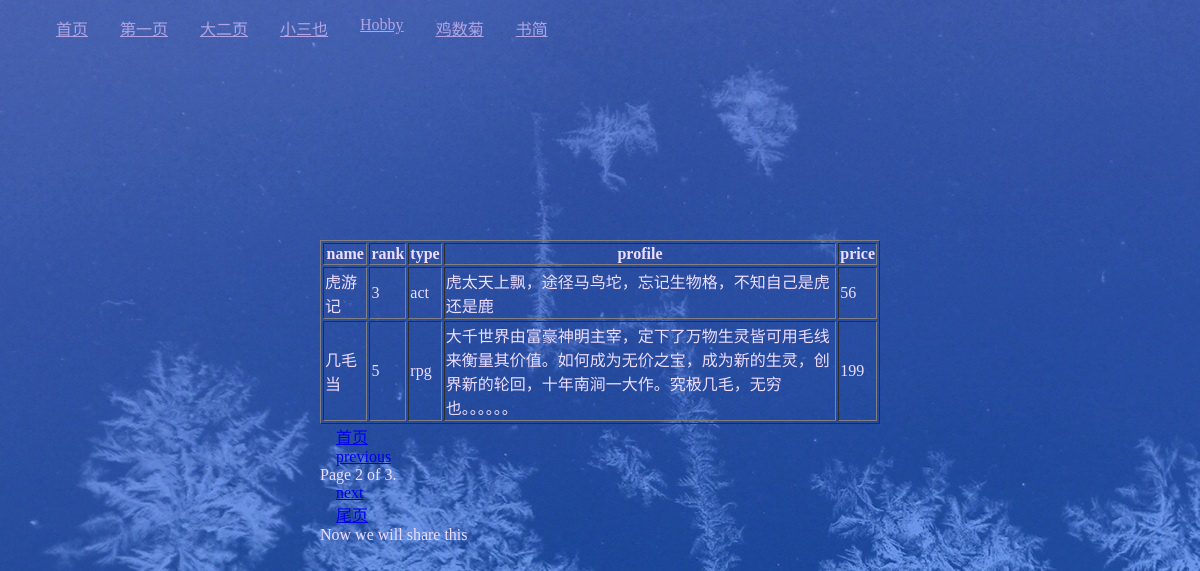
/fth?page=2, run on the app's committed database.
### highone/models.py (models this page shows)
class Hobby(models.Model):
	name = models.CharField(max_length = 50,default='***')	# name
	rank = models.CharField(max_length = 5,default='0')		# ranking
	modn = models.CharField(max_length = 20,default='act')	# type
	prof = models.CharField(max_length = 500,default='Dis')	# profile
	pric = models.CharField(max_length = 10,default='0')	# price

### highone/views.py (the view)
# urls.py: url(r'^fth$',pagepa),
def pagepa(request):
	h = Hobby.objects.all()
	pag = Paginator(h,2)
	page = request.GET.get('page')
	try:
		contains = pag.page(page)
	except PageNotAnInteger:
		contains = pag.page(1)
	except EmptyPage:
		contains = pag.page(pag.num_pages)
	return render_to_response('pagepa.html',{'objects':contains,'contains':contains})

### highone/templates/pagepa.html
{% extends 'base.html' %}
{% block text %}
	<table border="1">
		<thead>
			<tr>
				<th>name</th>
				<th>rank</th>
				<th>type</th>
				<th>profile</th>
				<th>price</th>
			</tr>
		</thead>
		<tbody>
			{% for object in objects %}
				<tr>
					<td>{{object.name}}</td>
					<td>{{object.rank}}</td>
					<td>{{object.modn}}</td>
					<td>{{object.prof}}</td>
					<td>{{object.pric}}</td>
				</tr>
			{% endfor %}
		</tbody>
	</table>
	<div class="pagination">
	    <span class="step-links">
	    	<span class='first'><a href='?page={{contains.paginator.start_index}}'>首页</a></span>
	        {% if contains.has_previous %}
	            <a href="?page={{ contains.previous_page_number }}">previous</a>
	        {% endif %}
	        <span class="current">
	            Page {{ contains.number }} of {{ contains.paginator.num_pages }}.
	        </span>
	        {% if contains.has_next %}
	            <a href="?page={{ contains.next_page_number }}">next</a>
	        {% endif %}
	        <span class='last'><a href='?page={{contains.paginator.num_pages}}'>尾页</a></span>
	    </span>
	</div>
{% endblock %}
{% block konsten %}
	Now we will share this
{% endblock %}

### highone/templates/base.html (style rules this page uses)
body { color: #edf; ; padding: 0 5em; margin:15em }
a { display: block;padding: 0 16px }

### data on the page
Hobby: name "虎游记", rank "3", modn "act", prof "虎太天上飘，途径马鸟坨，忘记生物格，不知自己是虎还是鹿", pric "56"
Hobby: name "几毛当", rank "5", modn "rpg", prof "大千世界由富豪神明主宰，定下了万物生灵皆可用毛线来衡量其价值。如何成为无价之宝，成为新的生灵，创界新的轮回，十年南涧一大作。究极几毛，无穷也。。。。。。", pric "199"

### other printed values
{{ contains.number }} "2"
{{ contains.paginator.num_pages }} "3"
